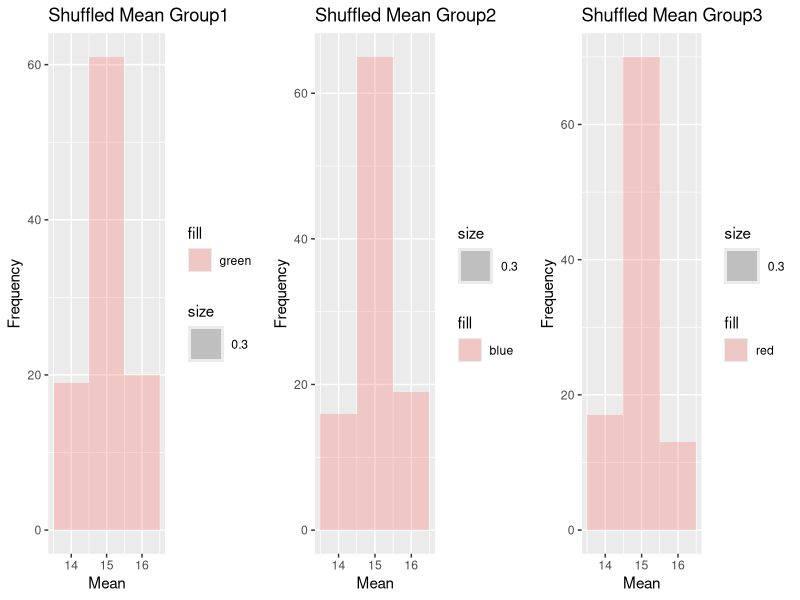

Write the R code that produced this figure.
## ---- chunk 1
knitr::opts_chunk$set(echo = TRUE)
## ---- chunk 2
library(tidyverse)
library(ggplot2)
library(MASS)
library(gridExtra)
## ---- chunk 3

vec <- rbinom (n=5, size=1, 0.5)
counter <- 0
# create a vector w/ 0's and set up a counter variable

##########################################################################
# FUNCTION count_zeros
# count the number of zeros in a vector
# input: vector with zeros
# output: number of variables = 0
#----------------------------------------------------------------

count_zeros <- function(vec) {
 for (i in vec) {
   if(i==0) {
   counter <- counter + 1
}
   return(counter)
}
}

# end of count_zeros function
##########################################################################

count_zeros(vec)

## ---- chunk 4

vec <- rbinom (n=5, size=1, 0.5)
counter <- 0

##########################################################################
# FUNCTION count_zeros2
# count the number of zeros in a vector
# input: vector with zeros
# output: number of variables = 0
#----------------------------------------------------------------

count_zeros2 <- function(vec) {
   return(sum(vec==0))
}

# end of count_zeros2 function
##########################################################################

result <- count_zeros2(vec)
print (result)
# call function and print result
## ---- chunk 5

##########################################################################
# FUNCTION prod_matrix
# create matrix with elements as products of row and column
# input: number of rows and columns
# output: matrix of products
#----------------------------------------------------------------

prod_matrix <- function(nRow,nCol) {
   my_mat <- matrix(0, nrow = nRow, ncol = nCol)
  
  for (i in 1:nRow) {
    for (j in 1:nCol) {
       my_mat[i,j] <- i * j
  }
  
}
  return(my_mat)
}

# end of prod_matrix function
##########################################################################

my_matrix <- prod_matrix(3,4)
print (my_matrix)

## ---- chunk 6

# Set seed for reproducibility
set.seed(1)

# Simulate data for each group
group1 <- rnorm(50, mean = 10, sd = 1)
group2 <- rnorm(50, mean = 15, sd = 1)
group3 <- rnorm(50, mean = 20, sd = 1)

# Combine data into a single dataframe
data <- data.frame(
  group = rep(c("Group1", "Group2", "Group3"), each = 50),
  response = c(group1, group2, group3)
)

head(data)
tail(data)

## ---- chunk 7

# Convert mean values to numeric if necessary
# group1 <- as.numeric(group1)
# group2 <- as.numeric(group2)
# group3 <- as.numeric(group3)
# 
# # Create histograms of the means for each group using qplot
# Ori_Group1 <- qplot(data = data, x = group1, geom = "histogram", binwidth = 1, alpha = I(0.3),fill = "green") +
#   labs(title = "Original Mean Group1", x = "Mean", y = "Frequency")
# 
# Ori_Group2 <- qplot(data = data, x = group2, geom = "histogram", binwidth = 1, alpha = I(0.3), fill = "blue") +
#   labs(title = "Original Mean Group2", x = "Mean", y = "Frequency")
# 
# Ori_Group3 <- qplot(data = data, x = group3, geom = "histogram", binwidth = 1, alpha = I(0.3), fill = "red") +
#   labs(title = "Original Mean Group3", x = "Mean", y = "Frequency")
# 
# # Arrange histograms
# grid.arrange(Ori_Group1, Ori_Group2, Ori_Group3, ncol = 3)
## ---- chunk 8
##########################################################################
# FUNCTION shuffle_mean
# reshuffle response variable, calculate the mean of each group, store the means in a vector of length 3.
# input: dataset with 3 groups
# output: three group means as vector
#----------------------------------------------------------------

shuffle_mean <- function(data, resVar, groupVar) {
   
  # reshuffle response variable
  resVar2 <- sample(data[[resVar]])
   
  # calculate the mean of each group in data2
  meanGroup <- tapply(resVar2, data[[groupVar]], mean)
  
  # Convert mean_group to a vector of length 3
  meanVector <- numeric(3)
  for (i in 1:3) {
    meanVector[i] <- meanGroup[[i]]
  }
  
  # Return the vector of means
  return(meanVector)
}

# end of shuffle_mean function
##########################################################################

meanVector <- shuffle_mean(data, "response", "group")

# Print the vector of means
print(meanVector)

## ---- chunk 9

# Create an empty data frame to store results
# z <- rep(1:100)
df <- data.frame(repNum = 1:100, Group1 = numeric(100), Group2 = numeric(100), Group3 = numeric(100))

# Repeat the function 100 times
for (i in 1:100) {
  
  # Call function
  meanVector <- shuffle_mean(data, "response", "group")
  
  # Add the means to the data frame
  df[i, -1] <- meanVector
}

# Rename columns
colnames(df)[-1] <- paste0("Group", 1:3)

# Print the results data frame
print(df)

## ---- chunk 10

# Create histograms of the means for each group using qplot
hist_Group1 <- qplot(data = df, x = Group1, geom = "histogram", cex = .3, binwidth = 1, alpha = I(0.3),fill = "green") +
  labs(title = "Shuffled Mean Group1", x = "Mean", y = "Frequency")

hist_Group2 <- qplot(data = df, x = Group2, geom = "histogram", cex = .3, binwidth = 1, alpha = I(0.3), fill = "blue") +
  labs(title = "Shuffled Mean Group2", x = "Mean", y = "Frequency")

hist_Group3 <- qplot(data = df, x = Group3, geom = "histogram", cex = .3, binwidth = 1, alpha = I(0.3), fill = "red") +
  labs(title = "Shuffled Mean Group3", x = "Mean", y = "Frequency")

# Arrange histograms
grid.arrange(hist_Group1, hist_Group2, hist_Group3, ncol = 3)
## ---- chunk 11
# Still working oin the answer to this question...
